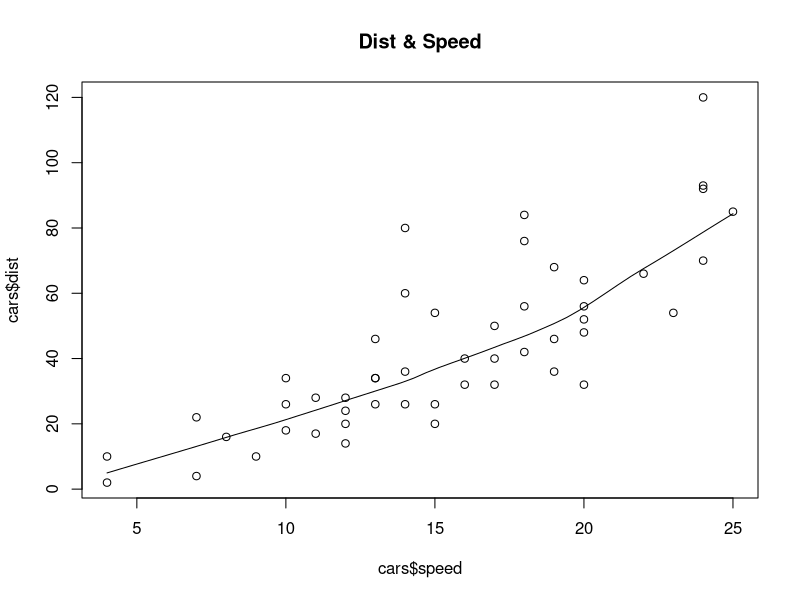
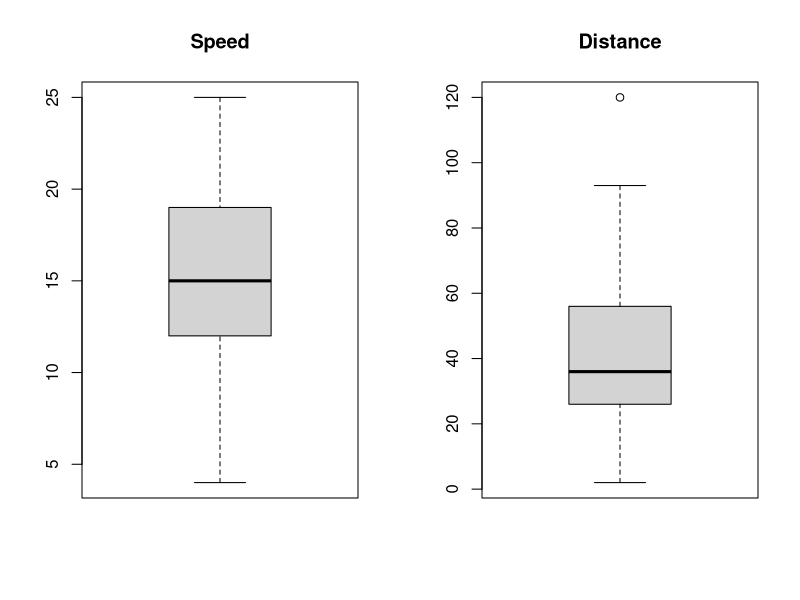
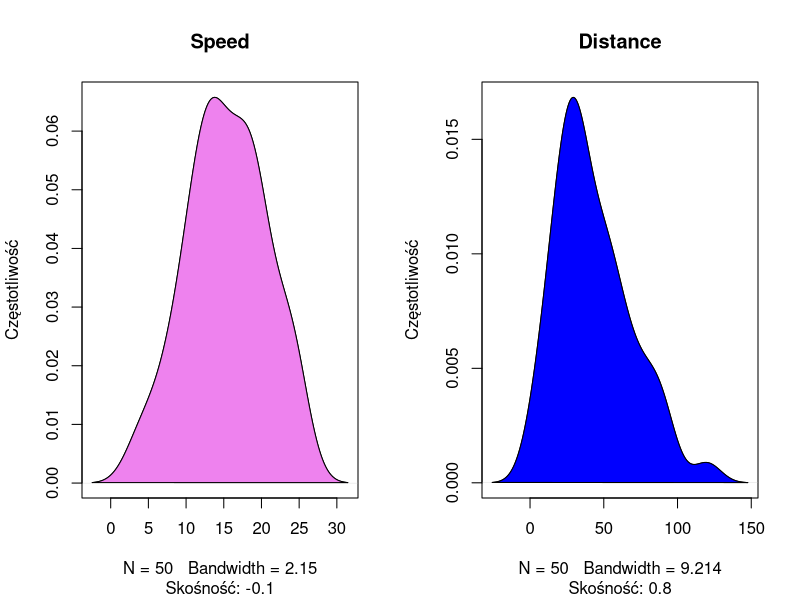

Here is the R script that generated these plots, in order: (Note: this script raises an error after producing the figures.)
# 1 Analiza CARS

  # 1.1. Dataset cars - wyświetl pierwszych kilka oberwacji ze zbioru cars.
require("datasets")
data("cars")
?cars
head(cars)

# 1.2. Scatter plot - sprawdzamy czy może istnieć liniowa zależnośc pomiędzy zmiennymi.
scatter.smooth(x=cars$speed, y=cars$dist, main="Dist & Speed")

# 1.3. BoxPlot – sprawdzamy czy istnieją wartości mocno odstające od reszty
par(mfrow=c(1,2))
boxplot(cars$speed, main="Speed")
boxplot(cars$dist, main="Distance")

# 1.4. Funkacja gęstośći - sprawdzamy czy zmienna zależna ma rozkład normalny
install.packages('e1071', dependencies = TRUE)
library(e1071)

par(mfrow=c(1,2))

plot(density(cars$speed), main="Speed", ylab="Częstotliwość",
     sub=paste("Skośność:", round(e1071::skewness(cars$speed), 1)))
polygon(density(cars$speed), col="violet")

plot(density(cars$dist), main="Distance", ylab="Częstotliwość",
     sub=paste("Skośność:", round(e1071::skewness(cars$dist), 1)))
polygon(density(cars$dist), col="blue")

# 1.5. Korelacja

cor(cars$speed, cars$dist)

# 1.6. Model liniowy

linear






# 2. Airquality

  # 2.1. Ładowanie i eksploracja datasetu Air Quality
  data("airquality")
?airquality


# 2.2. Przygotowanie danych

# Sprawdź dokumentację dla funkcji mapply

# Sprawdź czy występują kolumny z brakującymi danymi

# Zmień brakujące wartości na miesięczną średnią, osobno dla Ozonu i Solar.R




# 2.3. Regresja liniowa z wykorzystaniem funkcli lm


# Badamy jak promieniowanie słoneczne wpływa na ozon

# Badamy jak wiatr wpływa na ozon



# 2.4. Predykcja 


# Predykcja ozonu dla promieniowania słonecznego = 10

# Predykcja ozonu dla wiatru = 5





# 3. Implementacja gradientu

  # 3.1. Generujemy losowy ciąg danych, w których y jest (zniekształconą) funkcją x
  
  # 3.2. Dopasowanie modelu regresji liniowej do danych
  
  # 3.3. Wizualizacja modelu
  
  # 3.4. Definiujemy funkcję kosztu
  
  # 3.5. Learning rate i limit iteracji
  
# 3.6. Historia (do wykresu później)

# 3.7. Inicjalizacja parametrów

# 3.8. Dodajemy kolumnę z 1'kami dla wyrazu wolnego

# 3.9. Gradient prosty

# 3.10. Wizualizacja danych

# 3.11. Funkcja kosztu dla kolejnych iteracji




# ZADANIE
  
  # Zadanie: zeksploruj dataset mtcars. Poszukaj interesujących zależności pomiędzy danymi.
  # Zaprezentuje wyniki, np w Shiny.
  
  data("mtcars")
head(mtcars)
?mtcars